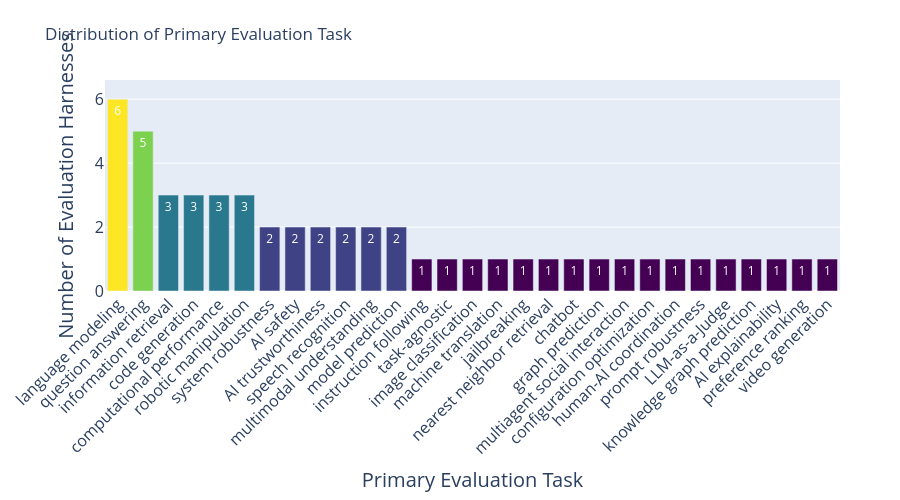

Notebook code cell kept with this figure:
### Code cell
import pandas as pd
import plotly.express as px

df = pd.read_csv("data/evaluation_harness_metadata.csv", encoding="utf-8")

# Get value counts and create a DataFrame for plotting
value_counts = df['primary evaluation task'].value_counts()
value_counts_df = value_counts.reset_index()
value_counts_df.columns = ['Primary Evaluation Task', 'Count']

# Create bar chart with Plotly
fig = px.bar(
    value_counts_df, 
    x='Primary Evaluation Task', 
    y='Count',
    title='Distribution of Primary Evaluation Task',
    labels={'Count': 'Number of Evaluation Harnesses'},
    color='Count',
    color_continuous_scale='viridis'
)

# Customize the layout with extended margins and adjusted y-axis range
fig.update_layout(
    xaxis_tickangle=-45,
    margin=dict(l=20, r=60, t=80, b=100),  # Increased top margin as well
    height=500,
    showlegend=False,
    xaxis=dict(
        title_font_size=20,
        tickfont_size=16
    ),
    yaxis=dict(
        title_font_size=20,
        tickfont_size=16,
        range=[0, value_counts_df['Count'].max() * 1.1]  # Add 10% padding to y-axis
    )
)

# Remove color bar
fig.update_coloraxes(showscale=False)

# Add value labels inside the bars to avoid boundary issues
fig.update_traces(
    texttemplate='%{y}', 
    textposition='inside',
    textfont=dict(color='white', size=12)
)

fig.show()

### Figure 1 — Plotly figure (JSON) as saved in the notebook; plotly's stock layout.template omitted (floating-point values rounded to 4 significant figures)
{"data": [{"hovertemplate": "Primary Evaluation Task=%{x}<br>Number of Evaluation Harnesses=%{marker.color}<extra></extra>", "legendgroup": "", "marker": {"color": [6, 5, 3, 3, 3, 3, 2, 2, 2, 2, 2, 2, 1, 1, 1, 1, 1, 1, 1, 1, 1, 1, 1, 1, 1, 1, 1, 1, 1], "coloraxis": "coloraxis", "pattern": {"shape": ""}}, "name": "", "orientation": "v", "showlegend": false, "textfont": {"color": "white", "size": 12}, "textposition": "inside", "texttemplate": "%{y}", "type": "bar", "x": ["language modeling", "question answering", "information retrieval", "code generation", "computational performance", "robotic manipulation", "system robustness", "AI safety", "AI trustworthiness", "speech recognition", "multimodal understanding", "model prediction", "instruction following", "task-agnostic", "image classification", "machine translation", "jailbreaking", "nearest neighbor retrieval", "chatbot", "graph prediction", "multiagent social interaction", "configuration optimization", "human-AI coordination", "prompt robustness", "LLM-as-a-Judge", "knowledge graph prediction", "AI explainability", "preference ranking", "video generation"], "xaxis": "x", "y": [6, 5, 3, 3, 3, 3, 2, 2, 2, 2, 2, 2, 1, 1, 1, 1, 1, 1, 1, 1, 1, 1, 1, 1, 1, 1, 1, 1, 1], "yaxis": "y"}], "layout": {"barmode": "relative", "coloraxis": {"colorbar": {"title": {"text": "Number of Evaluation Harnesses"}}, "colorscale": [[0, "#440154"], [0.1111, "#482878"], [0.2222, "#3e4989"], [0.3333, "#31688e"], [0.4444, "#26828e"], [0.5556, "#1f9e89"], [0.6667, "#35b779"], [0.7778, "#6ece58"], [0.8889, "#b5de2b"], [1, "#fde725"]], "showscale": false}, "height": 500, "legend": {"tracegroupgap": 0}, "margin": {"b": 100, "l": 20, "r": 60, "t": 80}, "showlegend": false, "title": {"text": "Distribution of Primary Evaluation Task"}, "xaxis": {"anchor": "y", "domain": [0, 1], "tickangle": -45, "tickfont": {"size": 16}, "title": {"font": {"size": 20}, "text": "Primary Evaluation Task"}}, "yaxis": {"anchor": "x", "domain": [0, 1], "range": [0, 6.6], "tickfont": {"size": 16}, "title": {"font": {"size": 20}, "text": "Number of Evaluation Harnesses"}}}}
